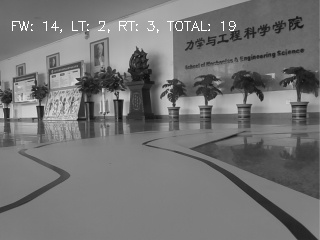
#> input picture PC/training_images/frame01964.jpg, 320 x 240 px; its folder holds only this picture in this run
$ python model_b.py
#> lines starting #> are read from the running program, lines starting #| are printed output that depends on the picture; after the words box and inside, x2 and y2 are one past the last pixel; in counts of white or black regions, pixels touching at a corner belong together
import cv2
import numpy as np
from numpy import ones,vstack
from numpy.linalg import lstsq
import glob
import random
import time
from statistics import mean
from config import *
import math

sigma = 0.33
ROIS = [(0,140,320,40,0.7),
(0,80,320,40,0.2),
(0,0,320,80,0.1)]
weight_sum = 0
for r in ROIS:
    weight_sum += r[4]
# [88 lines left out: functions proc_img, calculate_lines, calculate_coordinate, visualize_lines, not called in this run]


def auto_canny(blurred):
    # Compute the median of the single channel pixel intensities
    v = np.median(blurred)

    # Apply automatic Canny edge detection using the computed median of the image
    lower = int(max(0,   (1.0 - SIGMA) * v))
    upper = int(min(255, (1.0 + SIGMA) * v))
    edged = cv2.Canny(blurred, lower, upper)
    return edged
# [24 lines left out: function predict_fn1, not called in this run]
def predict(img):
    #angel = get_angel(img)
    angel = get_point(img)
    if angel == -50:
        return np.array([0., 1., 0.]), None
    elif angel == 0:
        return np.array([1., 0., 0.]), None
    else:
        return np.array([.0, 0., 1.]), None


def get_point(canny):
    line = canny[140]
    center_point = line[160]
    left_point = 0
    right_point = 0
    left_index = 159
    right_index = 161
    while left_index > 0:
        if line[left_index] == 255:
            left_point = left_index
            break
        else:
            left_index -= 1


    while right_index < 320:
        if line[right_index] == 255:
            right_point = right_index
            break
        else:
            right_index += 1

    width = right_point - left_point
    dl, dr =  width-left_point, right_point-width
    print("dl:{}, dr:{}".format(dl,dr))
    if dr <=5:
        return -50
    if dl - dr > 30 :
        return 50
    elif dl - dr < -20:
        return -50
    else:
        return 0


# [172 lines left out: functions get_angel, get_mask, get_blobs, predict_fn, predict_from_slope_fn, predict_from_slope and 1 more, not called in this run]


if __name__ == '__main__':
    files = glob.glob('./training_images/*.jpg')
    file = files[int(random.random()*len(files))]
    img = cv2.imread(file)[40:220,:]
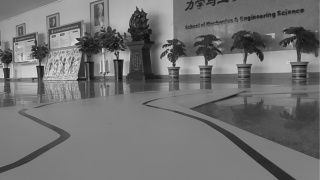
#> img: shape (180, 320, 3); min 12, max 225, mean 114.6
    blurred = cv2.GaussianBlur(img, (3, 3), 0)
    canny = auto_canny(blurred)
#> in auto_canny, `v = np.median(blurred)`: v = 124
#> in auto_canny, `lower = int(max(0,   (1.0 - SIGMA) * v))`: lower = 83
#> in auto_canny, `upper = int(min(255, (1.0 + SIGMA) * v))`: upper = 164
#> in auto_canny, `edged = cv2.Canny(blurred, lower, upper)`:
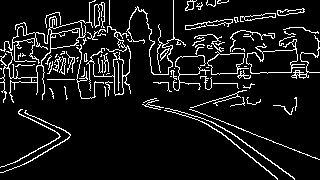
#> edged: shape (180, 320); 9.2% white in thin lines or dots
    print(predict(canny))
#> in get_point, `line = canny[140]`: line = 320 values, max 255 at index 53, min 0 at index 0, mean 9.56
#> in get_point, `center_point = line[160]`: center_point = 0
#> after the loop in get_point, `while left_index > 0:`: left_index = 65
#> after the loop in get_point, `while right_index < 320:`: right_index = 230
#> in predict, `angel = get_point(img)`: angel = 50
#| (array([0., 0., 1.]), None)
    cv2.imshow("img", img)
    cv2.imshow("canny", canny)
    while True:
        if cv2.waitKey(0) & 0xff == ord('q'):
#> (key q is pressed here)
            cv2.destroyAllWindows()
            break

$ run again, on PC/training_images/frame02576.jpg
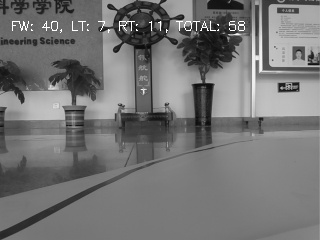
#> input picture PC/training_images/frame02576.jpg, 320 x 240 px
#> `img = cv2.imread(file)[40:220,:]`:
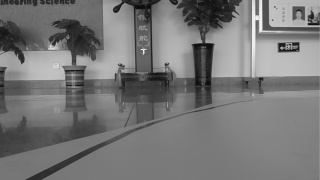
#> img: shape (180, 320, 3); min 9, max 243, mean 118.7
#> v = 122
#> lower = 81
#> upper = 162
#> in auto_canny, `edged = cv2.Canny(blurred, lower, upper)`:
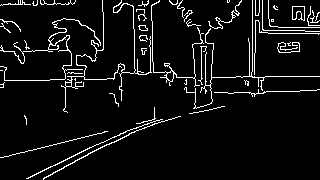
#> edged: shape (180, 320); 6.4% white in thin lines or dots
#> line = 320 values, max 255 at index 69, min 0 at index 0, mean 7.17
#> center_point = 0
#> after the loop in get_point, `while left_index > 0:`: left_index = 118
#> after the loop in get_point, `while right_index < 320:`: right_index = 320
#> angel = -50
#| (array([0., 1., 0.]), None)

$ run again, on PC/training_images/frame03827.jpg
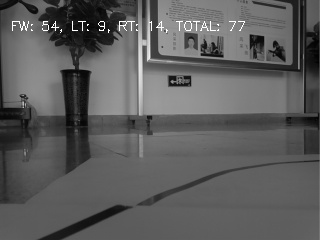
#> input picture PC/training_images/frame03827.jpg, 320 x 240 px
#> `img = cv2.imread(file)[40:220,:]`:
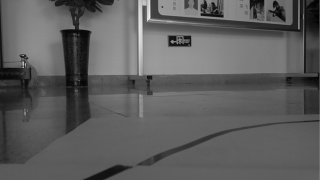
#> img: shape (180, 320, 3); min 0, max 241, mean 93.3
#> v = 95
#> lower = 63
#> upper = 126
#> in auto_canny, `edged = cv2.Canny(blurred, lower, upper)`:
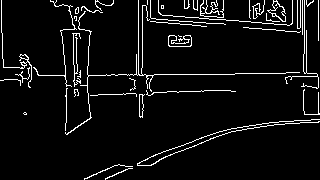
#> edged: shape (180, 320); 5.8% white in thin lines or dots
#> line = 320 values, max 255 at index 194, min 0 at index 0, mean 3.98
#> center_point = 0
#> after the loop in get_point, `while right_index < 320:`: right_index = 194
#> angel = -50
#| (array([0., 1., 0.]), None)

$ run again, on PC/training_images/frame06367.jpg
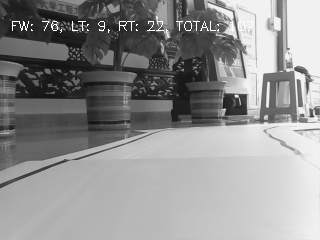
#> input picture PC/training_images/frame06367.jpg, 320 x 240 px
#> `blurred = cv2.GaussianBlur(img, (3, 3), 0)`:
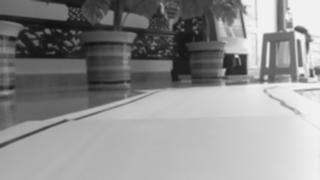
#> blurred: shape (180, 320, 3); min 18, max 242, mean 142.9
#> v = 169
#> lower = 113
#> upper = 224
#> in auto_canny, `edged = cv2.Canny(blurred, lower, upper)`:
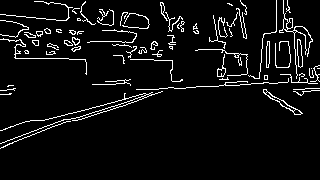
#> edged: shape (180, 320); 6% white in thin lines or dots, all inside (x1, y1, x2, y2) = (0, 0, 320, 149)
#> line = 320 values, max 255 at index 7, min 0 at index 0, mean 3.98
#> center_point = 0
#> after the loop in get_point, `while left_index > 0:`: left_index = 18
#> after the loop in get_point, `while right_index < 320:`: right_index = 320
#> angel = -50
#| (array([0., 1., 0.]), None)

$ run again, on PC/training_images/frame02018.jpg
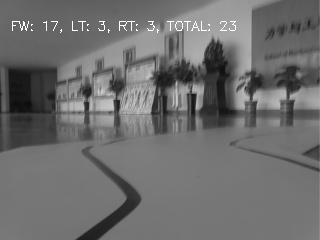
#> input picture PC/training_images/frame02018.jpg, 320 x 240 px
#> `img = cv2.imread(file)[40:220,:]`:
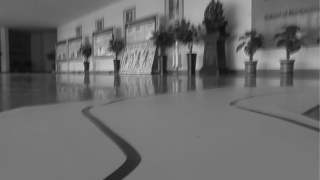
#> img: shape (180, 320, 3); min 12, max 204, mean 107.3
#> v = 117
#> lower = 78
#> upper = 155
#> in auto_canny, `edged = cv2.Canny(blurred, lower, upper)`:
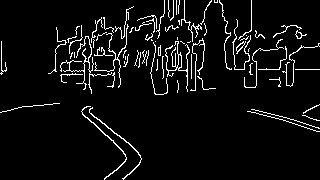
#> edged: shape (180, 320); 5.7% white in thin lines or dots
#> line = 320 values, max 255 at index 111, min 0 at index 0, mean 3.98
#> center_point = 0
#> after the loop in get_point, `while left_index > 0:`: left_index = 125
#> after the loop in get_point, `while right_index < 320:`: right_index = 320
#> angel = -50
#| (array([0., 1., 0.]), None)
